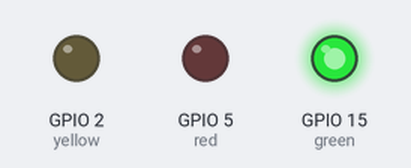
Simulated run of this program. Board: ESP32. Parts: output pins drawn as LEDs (lit = HIGH). What the program prints to the serial monitor is not drawn.

Above: at 1.5 s.
At 3.5 s:
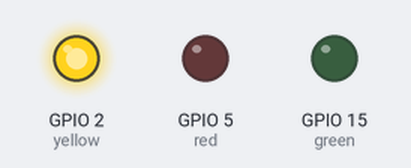
At 5.0 s:
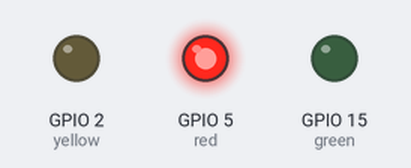
Timing chart, 0 to 7.8 s (numbered marks = the images above):
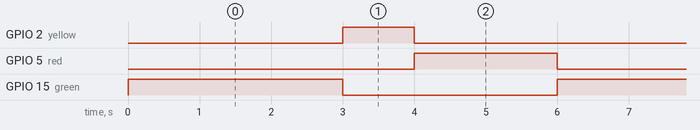

The program:

main.cpp
```cpp
#include <Arduino.h>
int yellow = 2;
int red = 5;
int green = 15;
void setup() {
  pinMode(yellow, OUTPUT);
  pinMode(red, OUTPUT);
  pinMode(green, OUTPUT);
  Serial.begin(115200); // Bắt buộc để Serial hoạt động
}

void loop() {
  // Tắt tất cả các đèn trước khi bắt đầu
  digitalWrite(green, LOW);
  digitalWrite(yellow, LOW);
  digitalWrite(red, LOW);

  // Đèn xanh sáng 3 giây
  digitalWrite(green, HIGH);
  for (int i = 3; i > 0; i--) {
    Serial.print("Xanh còn: ");
    Serial.print(i);
    Serial.println(" giây");
    delay(1000);
  }
  digitalWrite(green, LOW);

  // Đèn vàng sáng 1 giây
  digitalWrite(yellow, HIGH);
  for (int i = 1; i > 0; i--) {
    Serial.print("Vàng còn: ");
    Serial.print(i);
    Serial.println(" giây");
    delay(1000);
  }
  digitalWrite(yellow, LOW);

  // Đèn đỏ sáng 2 giây
  digitalWrite(red, HIGH);
  for (int i = 2; i > 0; i--) {
    Serial.print("Đỏ còn: ");
    Serial.print(i);
    Serial.println(" giây");
    delay(1000);
  }
  digitalWrite(red, LOW);
}
```

Measured:
- by itself, GPIO 2 (yellow): alternates HIGH for 1.0 s and LOW for 5.0 s
- by itself, GPIO 5 (red): alternates HIGH for 2.0 s and LOW for 4.0 s
- by itself, GPIO 15 (green): alternates HIGH for 3.0 s and LOW for 3.0 s
